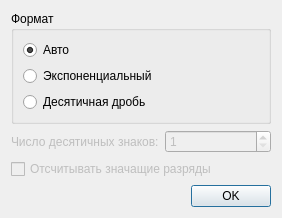
<?xml version="1.0" encoding="UTF-8"?>
<ui version="4.0">
 <class>NumberFormatDialog</class>
 <widget class="QDialog" name="NumberFormatDialog">
  <property name="geometry">
   <rect>
    <x>0</x>
    <y>0</y>
    <width>282</width>
    <height>200</height>
   </rect>
  </property>
  <property name="windowTitle">
   <string>Формат числа</string>
  </property>
  <layout class="QVBoxLayout" name="verticalLayout">
   <item>
    <widget class="QGroupBox" name="groupBox">
     <property name="title">
      <string>Формат</string>
     </property>
     <layout class="QVBoxLayout" name="verticalLayout_2">
      <item>
       <widget class="QRadioButton" name="auto_radioButton">
        <property name="text">
         <string>Авто</string>
        </property>
        <property name="checked">
         <bool>true</bool>
        </property>
       </widget>
      </item>
      <item>
       <widget class="QRadioButton" name="sci_radioButton_2">
        <property name="text">
         <string>Экспоненциальный</string>
        </property>
       </widget>
      </item>
      <item>
       <widget class="QRadioButton" name="regular_radioButton_3">
        <property name="text">
         <string>Десятичная дробь</string>
        </property>
       </widget>
      </item>
     </layout>
    </widget>
   </item>
   <item>
    <layout class="QHBoxLayout" name="horizontalLayout_2">
     <item>
      <widget class="QLabel" name="label">
       <property name="enabled">
        <bool>false</bool>
       </property>
       <property name="text">
        <string>Число десятичных знаков:</string>
       </property>
      </widget>
     </item>
     <item>
      <widget class="QSpinBox" name="degSpinBox">
       <property name="enabled">
        <bool>false</bool>
       </property>
       <property name="minimum">
        <number>1</number>
       </property>
       <property name="maximum">
        <number>15</number>
       </property>
      </widget>
     </item>
    </layout>
   </item>
   <item>
    <widget class="QCheckBox" name="meaningfulDegCheckBox">
     <property name="enabled">
      <bool>false</bool>
     </property>
     <property name="text">
      <string>Отсчитывать значащие разряды</string>
     </property>
    </widget>
   </item>
   <item>
    <layout class="QHBoxLayout" name="horizontalLayout">
     <item>
      <spacer name="horizontalSpacer">
       <property name="orientation">
        <enum>Qt::Horizontal</enum>
       </property>
       <property name="sizeHint" stdset="0">
        <size>
         <width>40</width>
         <height>20</height>
        </size>
       </property>
      </spacer>
     </item>
     <item>
      <widget class="QPushButton" name="okPushButton">
       <property name="text">
        <string>OK</string>
       </property>
      </widget>
     </item>
    </layout>
   </item>
  </layout>
 </widget>
 <resources/>
 <connections>
  <connection>
   <sender>regular_radioButton_3</sender>
   <signal>toggled(bool)</signal>
   <receiver>degSpinBox</receiver>
   <slot>setEnabled(bool)</slot>
   <hints>
    <hint type="sourcelabel">
     <x>58</x>
     <y>89</y>
    </hint>
    <hint type="destinationlabel">
     <x>265</x>
     <y>133</y>
    </hint>
   </hints>
  </connection>
  <connection>
   <sender>regular_radioButton_3</sender>
   <signal>toggled(bool)</signal>
   <receiver>meaningfulDegCheckBox</receiver>
   <slot>setEnabled(bool)</slot>
   <hints>
    <hint type="sourcelabel">
     <x>92</x>
     <y>86</y>
    </hint>
    <hint type="destinationlabel">
     <x>205</x>
     <y>159</y>
    </hint>
   </hints>
  </connection>
  <connection>
   <sender>regular_radioButton_3</sender>
   <signal>toggled(bool)</signal>
   <receiver>label</receiver>
   <slot>setEnabled(bool)</slot>
   <hints>
    <hint type="sourcelabel">
     <x>229</x>
     <y>92</y>
    </hint>
    <hint type="destinationlabel">
     <x>76</x>
     <y>131</y>
    </hint>
   </hints>
  </connection>
 </connections>
</ui>
